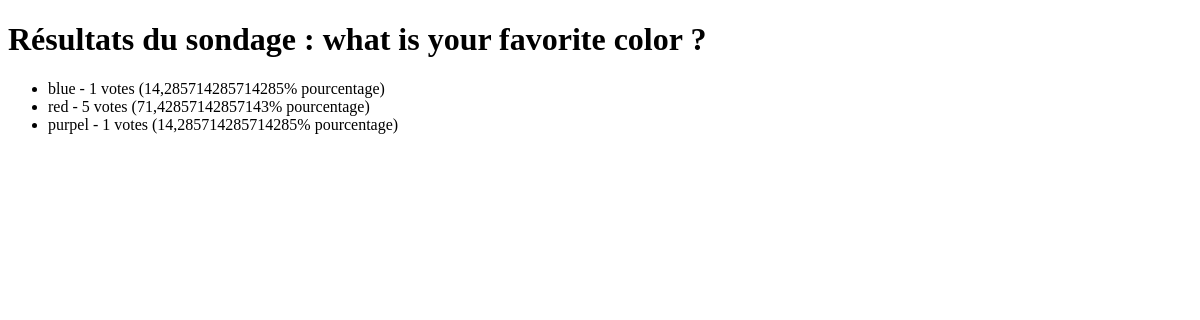
/polls/5/frequency/, run on an earlier commit of the app's database.
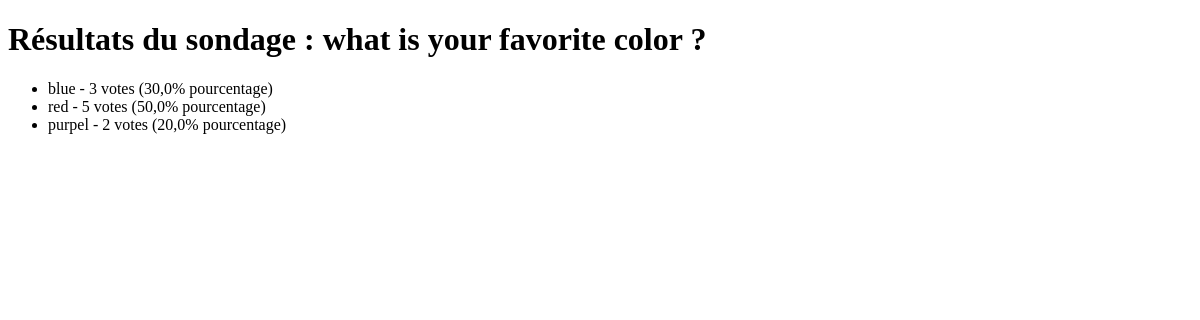
And on a later commit of the database.
### polls/models.py (models this page shows, shortened)
class Choice(models.Model):
    question = models.ForeignKey(Question, on_delete=models.CASCADE)
    choice_text = models.CharField(max_length=200)
    votes = models.IntegerField(default=0)

### polls/views.py (the view)
# urls.py: path('<int:question_id>/frequency/', views.FrequencyView.as_view(), name='frequency'),
class FrequencyView(generic.DetailView):
    model = Question
    template_name = "polls/frequency.html"
    pk_url_kwarg = 'question_id'
    def get_context_data(self, **kwargs):
        context = super().get_context_data(**kwargs)
        question = self.get_object()
        context['choices'] = question.get_choices()
        return context

### polls/models.py (called while the page is built)
    def get_choices(self):
        choices = self.choice_set.all()
        total_votes = sum(choice.votes for choice in choices)
        results = []
        for choice in choices:
            votes = choice.votes
            percent = (votes / total_votes * 100) if total_votes > 0 else 0
            results.append((choice, votes, percent))
        return results

### polls/templates/polls/frequency.html (shortened to what this page needs)
<!DOCTYPE html>
<html lang="en">
<head>
</head>
<body>
<h1>Résultats du sondage : {{ question.question_text }}</h1>
<ul>
    {% for choice, votes, percent in choices %}
        <li>{{ choice.choice_text }} - {{ votes }} votes ({{ percent }}% pourcentage)</li>
    {% endfor %}
</ul>
</body>
</html>

What changed in the data, as far as the page shows it:
changed Choice "blue": votes "1" → "3"; percent "14,285714285714285" → "30,0"
computed for Choice "red": percent "71,42857142857143" → "50,0"
changed Choice "purpel": votes "1" → "2"; percent "14,285714285714285" → "20,0"
